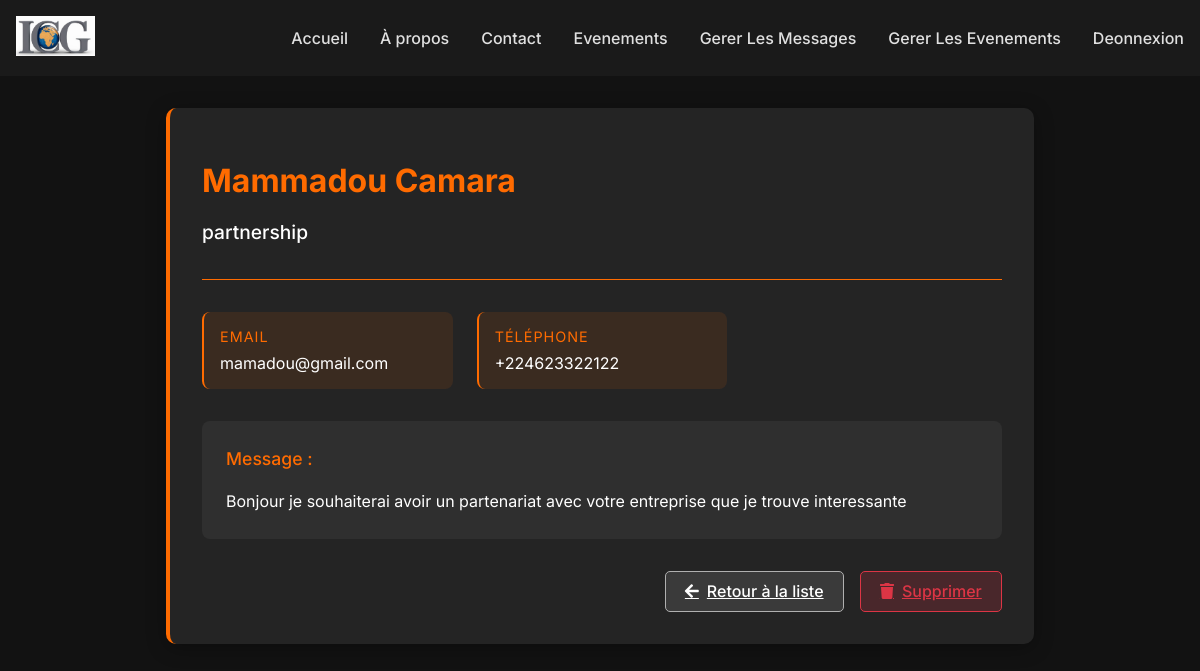
The page /icg/show_contact/9 (signed in) on the database its author committed.
### appli/models.py (models this page shows)
class Contacts(models.Model):
    contact_name = models.CharField(max_length=500)
    contact_email = models.EmailField()
    contact_phone_number = PhoneNumberField(null=True,blank=True)
    contact_subject = models.CharField(max_length=50)
    contact_message = models.TextField()

### appli/contact_views.py (the view)
# urls.py: path('show_contact/<int:pk>', contact_views.ContactDetailView.as_view(), name='contact_detail'),
class ContactDetailView(AdminRequiredMixin, DetailView):
    model = Contacts
    template_name = 'contacts/contact_detail.html'
    context_object_name = 'contact'

### appli/views.py (called while the page is built)
    def test_func(self):
        return self.request.user.is_superuser and self.request.user.is_authenticated

### templates/contacts/contact_detail.html (shortened to what this page needs)
{% extends "base.html" %}
{% load static %}
{% block content %}
<div class="contact-detail-container">
    <div class="contact-header">
        <h1 class="contact-title">{{ contact.contact_name }}</h1>
        <p class="contact-subject">{{ contact.contact_subject }}</p>
    </div>
    <div class="contact-meta">
        <div class="meta-card">
            <div class="meta-title">Email</div>
            <div class="meta-content">{{ contact.contact_email }}</div>
        </div>
        {% if contact.contact_phone_number %}
        <div class="meta-card">
            <div class="meta-title">Téléphone</div>
            <div class="meta-content">{{ contact.contact_phone_number }}</div>
        </div>
        {% endif %}
    </div>
    <div class="contact-message">
        <span class="message-label">Message :</span>
        <div class="message-content">{{ contact.contact_message }}</div>
    </div>
    {% if request.user.is_superuser %}
    <div class="contact-actions">
        <a href="{% url 'contact_list' %}" class="btn btn-back">
            <i class="fas fa-arrow-left"></i> Retour à la liste
        </a>
        <a href="{% url 'contact_delete' contact.id %}" class="btn btn-delete">
            <i class="fas fa-trash"></i> Supprimer
        </a>
    </div>
    {% endif %}
</div>
{% endblock %}

### static/css/style.css (style rules this page uses)
body { font-family: 'Inter', sans-serif; background-color: #121212; color: #e0e0e0; margin: 0; padding: 0; overflow-x: hidden; }
h1, h2, h3, h4, h5, h6 { color: #ffffff; }

### templates/contacts/contact_detail.html (style rules this page uses)
:root { --primary-bg: #121212; --secondary-bg: #1e1e1e; --card-bg: #242424; --accent-color: #ff6b00; --text-primary: #ffffff; --text-secondary: #b0b0b0; }
.contact-detail-container { max-width: 800px; margin: 2rem auto; padding: 2rem; background: var(--card-bg); border-radius: 10px; box-shadow: 0 4px 20px rgba(0, 0, 0, 0.3); border-left: 4px solid var(--accent-color); }
.contact-header { border-bottom: 1px solid var(--accent-color); padding-bottom: 1rem; margin-bottom: 2rem; }
.contact-title { color: var(--accent-color); font-size: 2rem; margin-bottom: 0.5rem; }
.contact-subject { color: var(--text-primary); font-size: 1.2rem; font-weight: 500; }
.contact-meta { display: grid; grid-template-columns: repeat(auto-fill, minmax(250px, 1fr)); gap: 1.5rem; margin-bottom: 2rem; }
.meta-card { background: rgba(255, 107, 0, 0.1); padding: 1rem; border-radius: 8px; border-left: 2px solid var(--accent-color); }
.meta-title { color: var(--accent-color); font-size: 0.9rem; text-transform: uppercase; letter-spacing: 1px; margin-bottom: 0.5rem; }
.meta-content { color: var(--text-primary); font-size: 1rem; }
.contact-message { background: rgba(255, 255, 255, 0.05); padding: 1.5rem; border-radius: 8px; margin-top: 2rem; line-height: 1.6; }
.message-label { color: var(--accent-color); font-size: 1.1rem; margin-bottom: 1rem; display: block; font-weight: 500; }
.message-content { color: var(--text-primary); white-space: pre-line; }
.contact-actions { display: flex; justify-content: flex-end; gap: 1rem; margin-top: 2rem; }
.btn { padding: 0.6rem 1.2rem; border-radius: 5px; font-weight: 500; transition: all 0.3s; display: inline-flex; align-items: center; gap: 8px; }
.btn-back { background: rgba(255, 255, 255, 0.1); color: var(--text-primary); border: 1px solid var(--text-secondary); }
.btn-delete { background: rgba(220, 53, 69, 0.2); color: #dc3545; border: 1px solid #dc3545; }

### rows shown on the page
Contacts: contact_name "Mammadou Camara", contact_subject "partnership", contact_email "mamadou@gmail.com", contact_phone_number "+224623322122", contact_message "Bonjour je souhaiterai avoir un partenariat avec votre entreprise que je trouve interessante"
